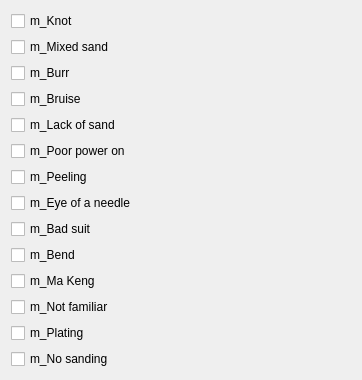
            <widget class="QWidget" name="scrollAreaWidgetContents">
             <property name="geometry">
              <rect>
               <x>0</x>
               <y>-193</y>
               <width>362</width>
               <height>322</height>
              </rect>
             </property>
             <layout class="QGridLayout" name="gridLayout_3">
              <item row="0" column="0">
               <layout class="QGridLayout" name="gridLayout_10">
                <item row="8" column="0">
                 <widget class="QCheckBox" name="checkBox_60">
                  <property name="text">
                   <string>m_Bad suit</string>
                  </property>
                 </widget>
                </item>
                <item row="5" column="0">
                 <widget class="QCheckBox" name="checkBox_57">
                  <property name="text">
                   <string>m_Poor power on</string>
                  </property>
                 </widget>
                </item>
                <item row="12" column="0">
                 <widget class="QCheckBox" name="checkBox_64">
                  <property name="text">
                   <string>m_Plating</string>
                  </property>
                 </widget>
                </item>
                <item row="9" column="0">
                 <widget class="QCheckBox" name="checkBox_61">
                  <property name="text">
                   <string>m_Bend</string>
                  </property>
                 </widget>
                </item>
                <item row="10" column="0">
                 <widget class="QCheckBox" name="checkBox_62">
                  <property name="text">
                   <string>m_Ma Keng</string>
                  </property>
                 </widget>
                </item>
                <item row="6" column="0">
                 <widget class="QCheckBox" name="checkBox_58">
                  <property name="text">
                   <string>m_Peeling</string>
                  </property>
                 </widget>
                </item>
                <item row="7" column="0">
                 <widget class="QCheckBox" name="checkBox_59">
                  <property name="text">
                   <string>m_Eye of a needle</string>
                  </property>
                 </widget>
                </item>
                <item row="11" column="0">
                 <widget class="QCheckBox" name="checkBox_63">
                  <property name="text">
                   <string>m_Not familiar</string>
                  </property>
                 </widget>
                </item>
                <item row="4" column="0">
                 <widget class="QCheckBox" name="checkBox_56">
                  <property name="text">
                   <string>m_Lack of sand</string>
                  </property>
                 </widget>
                </item>
                <item row="0" column="0">
                 <widget class="QCheckBox" name="checkBox_20">
                  <property name="text">
                   <string>m_Knot</string>
                  </property>
                 </widget>
                </item>
                <item row="1" column="0">
                 <widget class="QCheckBox" name="checkBox_19">
                  <property name="text">
                   <string>m_Mixed sand</string>
                  </property>
                 </widget>
                </item>
                <item row="2" column="0">
                 <widget class="QCheckBox" name="checkBox_18">
                  <property name="text">
                   <string>m_Burr</string>
                  </property>
                 </widget>
                </item>
                <item row="3" column="0">
                 <widget class="QCheckBox" name="checkBox_55">
                  <property name="text">
                   <string>m_Bruise</string>
                  </property>
                 </widget>
                </item>
                <item row="13" column="0">
                 <widget class="QCheckBox" name="checkBox_65">
                  <property name="text">
                   <string>m_No sanding</string>
                  </property>
                 </widget>
                </item>
               </layout>
              </item>
             </layout>
            </widget>
